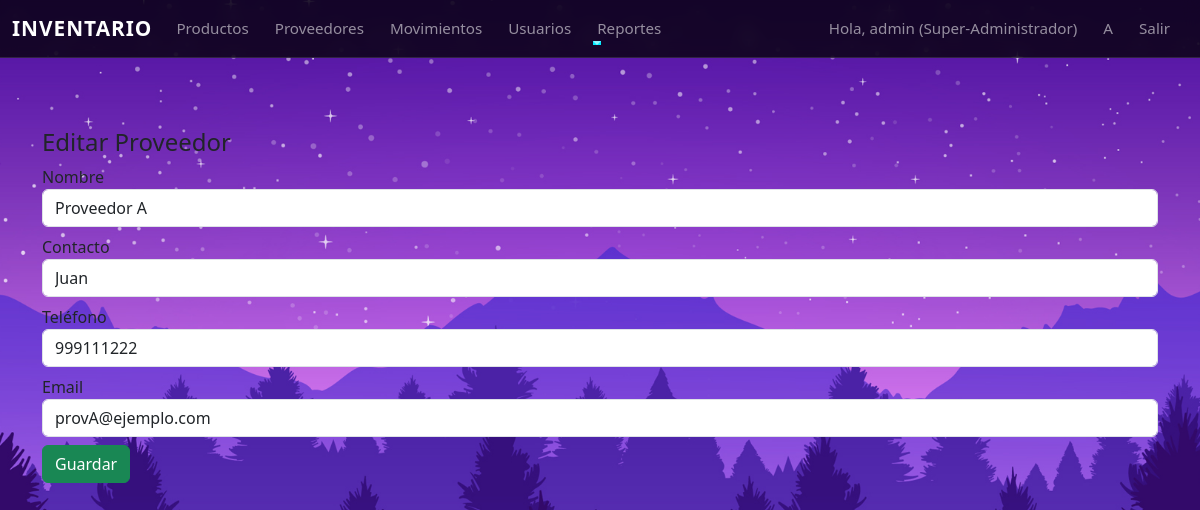
The app's page /proveedor/editar/1 (signed in) with its own data.
### app/models.py (models this page shows, shortened)
class User(UserMixin, db.Model):
    __tablename__ = 'usuarios'
    id = db.Column(db.Integer, primary_key=True)
    username = db.Column(db.String(80), unique=True, nullable=False)
    email = db.Column(db.String(120), unique=True, nullable=False)
    password_hash = db.Column(db.String(128), nullable=False)
    role_id = db.Column(db.Integer, db.ForeignKey('roles.id'), nullable=False)

class Role(db.Model):
    __tablename__ = 'roles'
    id = db.Column(db.Integer, primary_key=True)
    name = db.Column(db.String(64), unique=True, nullable=False)  # e.g. Super-Administrador, Almacenista, Consultor
    description = db.Column(db.String(200))
    users = db.relationship('User', backref='role', lazy=True)

class Provider(db.Model):
    __tablename__ = 'proveedores'
    id = db.Column(db.Integer, primary_key=True)
    nombre = db.Column(db.String(150), nullable=False)
    contacto = db.Column(db.String(150))
    telefono = db.Column(db.String(50))
    email = db.Column(db.String(120))
    productos = db.relationship('Product', backref='proveedor', lazy=True)

### app/routes.py (the view, shortened to what this page needs)
@bp.route('/proveedor/editar/<int:id>', methods=['GET','POST'])
@login_required
@roles_required('Super-Administrador')
def proveedor_editar(id):
    prov = Provider.query.get_or_404(id)
    form = ProviderForm(obj=prov)
    return render_template('proveedor_form.html', form=form, proveedor=prov)

### app/forms.py
class ProviderForm(FlaskForm):
    nombre = StringField('Nombre', validators=[DataRequired()])
    contacto = StringField('Contacto', validators=[Optional()])
    telefono = StringField('Teléfono', validators=[Optional()])
    email = StringField('Email', validators=[Optional(), Email()])
    submit = SubmitField('Guardar')

### app/models.py (called while the page is built)
@login_manager.user_loader
def load_user(user_id):
    return User.query.get(int(user_id))

### app/utils.py (called while the page is built)
def roles_required(*roles):
    def decorator(f):
        @wraps(f)
        def decorated_function(*args, **kwargs):
            if not current_user.is_authenticated:
                abort(403)
            if current_user.role is None:
                abort(403)
            if current_user.role.name not in roles:
                abort(403)
            return f(*args, **kwargs)
        return decorated_function
    return decorator

### app/templates/proveedor_form.html (shortened to what this page needs)
{% extends "base.html" %}
{% block content %}
<h4>{% if proveedor %}Editar{% else %}Nuevo{% endif %} Proveedor</h4>
<form method="post">
  <div class="mb-2">{{ form.nombre.label }} {{ form.nombre(class="form-control") }}</div>
  <div class="mb-2">{{ form.contacto.label }} {{ form.contacto(class="form-control") }}</div>
  <div class="mb-2">{{ form.telefono.label }} {{ form.telefono(class="form-control") }}</div>
  <div class="mb-2">{{ form.email.label }} {{ form.email(class="form-control") }}</div>
  <div>{{ form.submit(class="btn btn-success") }}</div>
</form>
{% endblock %}

### app/templates/base.html (shortened to what this page needs)
<!doctype html>
<html lang="es">
<head>
  <link href="https://cdn.jsdelivr.net/npm/bootstrap@5.3.2/dist/css/bootstrap.min.css" rel="stylesheet">
  <link rel="stylesheet" href="{{ url_for('static', filename='styles.css') }}">
</head>
<body>
<nav class="navbar navbar-expand-lg navbar-dark bg-dark mb-3">
  <div class="container-fluid">
    <a class="navbar-brand" href="{{ url_for('main.dashboard') }}">Inventario</a>
    <div class="collapse navbar-collapse" id="nav">
      <ul class="navbar-nav me-auto">
        {% if current_user.is_authenticated %}
        <li class="nav-item"><a class="nav-link" href="{{ url_for('main.productos_list') }}">Productos</a></li>
        <li class="nav-item"><a class="nav-link" href="{{ url_for('main.proveedores_list') }}">Proveedores</a></li>
        <li class="nav-item"><a class="nav-link" href="{{ url_for('main.movimientos_list') }}">Movimientos</a></li>
        {% if current_user.is_authenticated and current_user.role.name == 'Super-Administrador' %}
        <li class="nav-item">
        <a class="nav-link" href="{{ url_for('main.users_list') }}">Usuarios</a>
        </li>
        {% endif %}
        <li class="nav-item dropdown">
          <a class="nav-link dropdown-toggle" href="#" data-bs-toggle="dropdown">Reportes</a>
        </li>
        {% endif %}
      </ul>
      <ul class="navbar-nav">
        {% if current_user.is_authenticated %}
          <li class="nav-item"><span class="nav-link">Hola, {{ current_user.username }} ({{ current_user.role.name }})</span></li>
          {% if current_user.role.name == 'Super-Administrador' %}
            <li class="nav-item"><a class="nav-link" href="{{ url_for('main.register') }}">A</a></li>
          {% endif %}
          <li class="nav-item"><a class="nav-link" href="{{ url_for('main.logout') }}">Salir</a></li>
        {% else %}
          <li class="nav-item"><a class="nav-link" href="{{ url_for('main.login') }}">Iniciar sesión</a></li>
        {% endif %}
      </ul>
    </div>
  </div>
</nav>
<div class="container">
  {% block content %}{% endblock %}
</div>
</body>
</html>

### app/static/styles.css (style rules this page uses)
.navbar { background: rgba(0,0,0,0.55) !important; backdrop-filter: blur(8px); border-bottom: 1px solid rgba(255,255,255,0.12); transition: background 0.3s ease; }
.navbar-brand { font-weight: 700; font-size: 1.3rem; letter-spacing: 1px; text-transform: uppercase; transition: transform .2s ease; }
.nav-link { position: relative; margin-right: 10px; font-size: 0.95rem; transition: color .2s ease; }
.nav-link::after { content: ""; position: absolute; width: 0; height: 2px; bottom: 3px; left: 0; background-color: #00eaff; transition: width .25s ease-in-out; }
.container { margin-top: 70px; }
html, body { height: 100%; margin: 0; padding: 0; }
body { background-image: url("../img.jpg"); background-size: cover; background-position: center; background-repeat: no-repeat; background-attachment: fixed; }

### records on screen
User: username "admin"
Role: role.name "Super-Administrador"
Provider: nombre "Proveedor A", contacto "Juan", telefono "999111222", email "provA@ejemplo.com"
